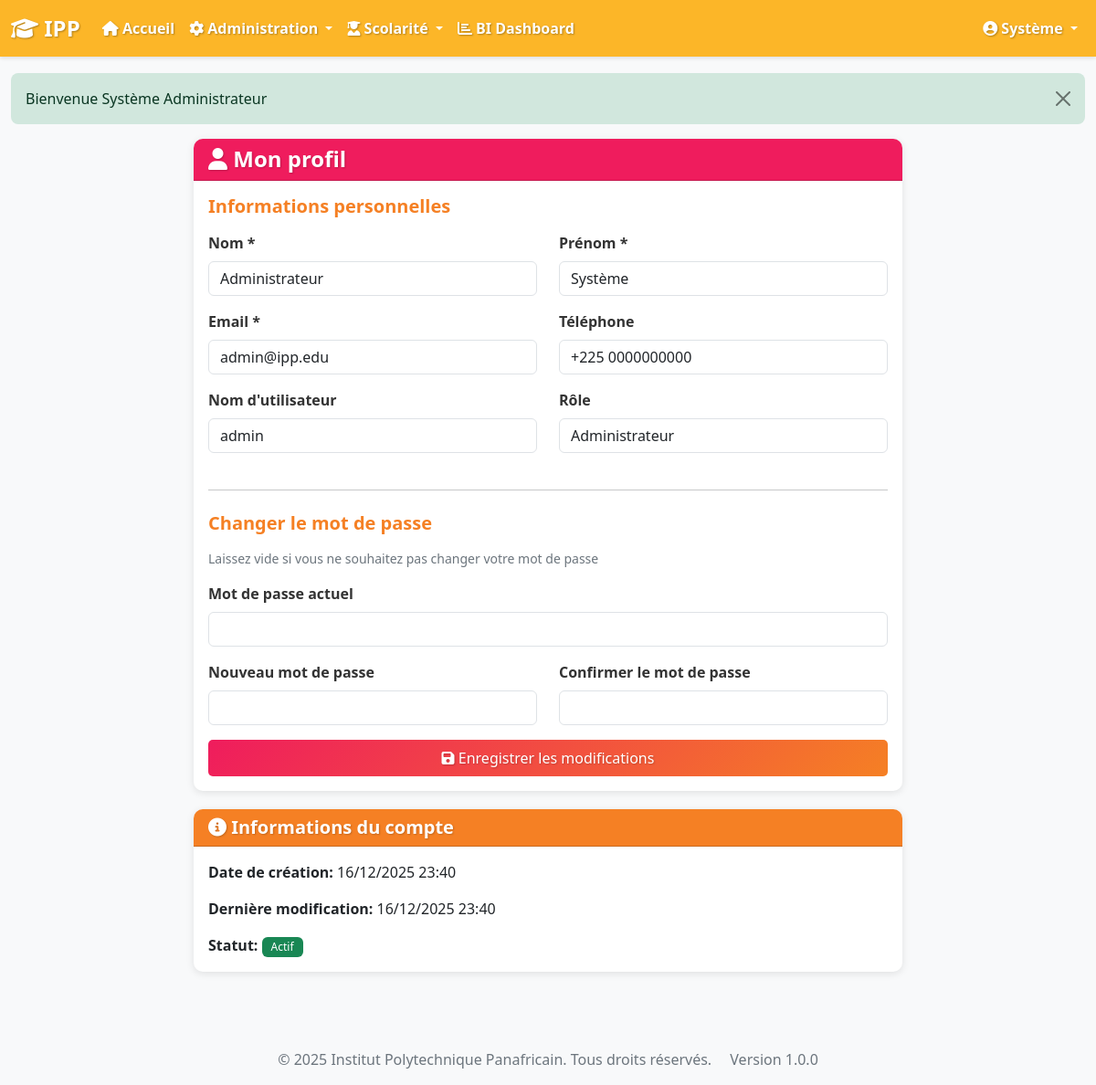
The app's page /profile.php (signed in) with its own data.
### tables this page shows
CREATE TABLE users (
    id INT AUTO_INCREMENT PRIMARY KEY,
    username VARCHAR(50) UNIQUE NOT NULL,
    email VARCHAR(100) UNIQUE NOT NULL,
    password VARCHAR(255) NOT NULL,
    role ENUM('admin', 'scolarite', 'enseignant', 'etudiant', 'direction') NOT NULL,
    nom VARCHAR(100) NOT NULL,
    prenom VARCHAR(100) NOT NULL,
    telephone VARCHAR(20),
    photo VARCHAR(255),
    statut ENUM('actif', 'inactif') DEFAULT 'actif',
    created_at TIMESTAMP DEFAULT CURRENT_TIMESTAMP,
    updated_at TIMESTAMP DEFAULT CURRENT_TIMESTAMP ON UPDATE CURRENT_TIMESTAMP,
    INDEX idx_role (role),
    INDEX idx_statut (statut)
);

### includes/functions.php (called while the page is built, shortened)
<?php
function is_logged_in() {
    return isset($_SESSION['user_id']) && !empty($_SESSION['user_id']);
}
function has_role($role) {
    if (is_array($role)) {
        return in_array($_SESSION['user_role'], $role);
    }
    return $_SESSION['user_role'] === $role;
}
function get_logged_user() {
    return [
        'id' => $_SESSION['user_id'],
        'username' => $_SESSION['username'],
        'role' => $_SESSION['user_role'],
        'nom' => $_SESSION['user_nom'] ?? '',
        'prenom' => $_SESSION['user_prenom'] ?? ''
    ];
}
function get_flash_message() {
    if (isset($_SESSION['flash_message'])) {
        $message = $_SESSION['flash_message'];
        $type = $_SESSION['flash_type'] ?? 'info';
        return ['message' => $message, 'type' => $type];
    }
    return null;
}
function format_date($date, $format = 'd/m/Y') {
    $timestamp = is_numeric($date) ? $date : strtotime($date);
    return date($format, $timestamp);
}

### includes/security.php (called while the page is built, shortened)
<?php
function escape_html($string) {
    return htmlspecialchars($string, ENT_QUOTES, 'UTF-8');
}

### profile.php (the view, shortened to what this page needs)
<?php
$db = Database::getInstance()->getConnection();
$stmt = $db->prepare("SELECT * FROM users WHERE id = ?");
$stmt->execute([$_SESSION['user_id']]);
$user = $stmt->fetch();
include 'includes/header.php';
?>
<div class="row">
    <div class="col-md-8 offset-md-2">
        <div class="card">
            <div class="card-header bg-primary text-white">
                <h4 class="mb-0"><i class="fas fa-user"></i> Mon profil</h4>
            </div>
            <div class="card-body">
                <form method="POST">
                    <h5 class="mb-3">Informations personnelles</h5>
                    <div class="row">
                        <div class="col-md-6 mb-3">
                            <label for="nom" class="form-label">Nom *</label>
                            <input type="text" class="form-control" id="nom" name="nom"
                                   value="<?php echo escape_html($user['nom']); ?>" required>
                        </div>
                        <div class="col-md-6 mb-3">
                            <label for="prenom" class="form-label">Prénom *</label>
                            <input type="text" class="form-control" id="prenom" name="prenom"
                                   value="<?php echo escape_html($user['prenom']); ?>" required>
                        </div>
                    </div>
                    <div class="row">
                        <div class="col-md-6 mb-3">
                            <label for="email" class="form-label">Email *</label>
                            <input type="email" class="form-control" id="email" name="email"
                                   value="<?php echo escape_html($user['email']); ?>" required>
                        </div>
                        <div class="col-md-6 mb-3">
                            <label for="telephone" class="form-label">Téléphone</label>
                            <input type="text" class="form-control" id="telephone" name="telephone"
                                   value="<?php echo escape_html($user['telephone']); ?>">
                        </div>
                    </div>
                    <div class="row">
                        <div class="col-md-6 mb-3">
                            <label class="form-label">Nom d'utilisateur</label>
                            <input type="text" class="form-control" value="<?php echo escape_html($user['username']); ?>" readonly>
                        </div>
                        <div class="col-md-6 mb-3">
                            <label class="form-label">Rôle</label>
                            <input type="text" class="form-control" value="<?php echo ROLES[$user['role']]; ?>" readonly>
                        </div>
                    </div>
                    <hr class="my-4">
                    <h5 class="mb-3">Changer le mot de passe</h5>
                    <p class="text-muted small">Laissez vide si vous ne souhaitez pas changer votre mot de passe</p>
                    <div class="mb-3">
                        <label for="current_password" class="form-label">Mot de passe actuel</label>
                        <input type="password" class="form-control" id="current_password" name="current_password">
                    </div>
                    <div class="row">
                        <div class="col-md-6 mb-3">
                            <label for="new_password" class="form-label">Nouveau mot de passe</label>
                            <input type="password" class="form-control" id="new_password" name="new_password">
                        </div>
                        <div class="col-md-6 mb-3">
                            <label for="confirm_password" class="form-label">Confirmer le mot de passe</label>
                            <input type="password" class="form-control" id="confirm_password" name="confirm_password">
                        </div>
                    </div>
                    <div class="d-grid gap-2">
                        <button type="submit" class="btn btn-primary">
                            <i class="fas fa-save"></i> Enregistrer les modifications
                        </button>
                    </div>
                </form>
            </div>
        </div>
        <div class="card mt-3">
            <div class="card-header bg-info text-white">
                <h5 class="mb-0"><i class="fas fa-info-circle"></i> Informations du compte</h5>
            </div>
            <div class="card-body">
                <p><strong>Date de création:</strong> <?php echo format_date($user['created_at'], 'd/m/Y H:i'); ?></p>
                <p><strong>Dernière modification:</strong> <?php echo format_date($user['updated_at'], 'd/m/Y H:i'); ?></p>
                <p class="mb-0"><strong>Statut:</strong>
                    <span class="badge bg-<?php echo $user['statut'] === 'actif' ? 'success' : 'secondary'; ?>">
                        <?php echo ucfirst($user['statut']); ?>
                    </span>
                </p>
            </div>
        </div>
    </div>
</div>
<?php include 'includes/footer.php'; ?>

### includes/header.php (shortened to what this page needs)
<?php
$current_user = get_logged_user();
?>
<!DOCTYPE html>
<html lang="fr">
<head>
    <link href="https://cdn.jsdelivr.net/npm/bootstrap@5.3.0/dist/css/bootstrap.min.css" rel="stylesheet">
    <link href="https://cdnjs.cloudflare.com/ajax/libs/font-awesome/6.4.0/css/all.min.css" rel="stylesheet">
    <link href="<?php echo BASE_URL; ?>/assets/css/style.css" rel="stylesheet">
</head>
<body>
    <nav class="navbar navbar-expand-lg navbar-dark bg-primary fixed-top">
        <div class="container-fluid">
            <a class="navbar-brand" href="<?php echo BASE_URL; ?>/index.php">
                <i class="fas fa-graduation-cap"></i> <?php echo APP_SHORT_NAME; ?>
            </a>
            <div class="collapse navbar-collapse" id="navbarNav">
                <ul class="navbar-nav me-auto">
                    <li class="nav-item">
                        <a class="nav-link" href="<?php echo BASE_URL; ?>/index.php">
                            <i class="fas fa-home"></i> Accueil
                        </a>
                    </li>
                    <?php if (has_role(['admin'])): ?>
                    <li class="nav-item dropdown">
                        <a class="nav-link dropdown-toggle" href="#" id="adminDropdown" role="button" data-bs-toggle="dropdown">
                            <i class="fas fa-cog"></i> Administration
                        </a>
                    </li>
                    <?php endif; ?>
                    <?php if (has_role(['admin', 'scolarite'])): ?>
                    <li class="nav-item dropdown">
                        <a class="nav-link dropdown-toggle" href="#" id="navbarScolarite" role="button" data-bs-toggle="dropdown">
                            <i class="fas fa-user-graduate"></i> Scolarité
                        </a>
                    </li>
                    <?php endif; ?>
                    <?php if (has_role(['admin', 'direction'])): ?>
                    <li class="nav-item">
                        <a class="nav-link" href="<?php echo BASE_URL; ?>/bi/dashboard.php">
                            <i class="fas fa-chart-bar"></i> BI Dashboard
                        </a>
                    </li>
                    <?php endif; ?>
                </ul>
                <ul class="navbar-nav">
                    <li class="nav-item dropdown">
                        <a class="nav-link dropdown-toggle" href="#" id="navbarUser" role="button" data-bs-toggle="dropdown">
                            <i class="fas fa-user-circle"></i> <?php echo $current_user['prenom']; ?>
                        </a>
                    </li>
                </ul>
            </div>
        </div>
    </nav>
    <?php if (has_role(['etudiant', 'enseignant'])): ?>
    <div class="d-flex" style="margin-top: 56px;">
        <div class="sidebar border-end" style="width: 280px; min-height: calc(100vh - 56px); position: fixed; top: 56px; left: 0; overflow-y: auto; background: linear-gradient(180deg, #ef1c5d 0%, #c71450 100%);">
            <div class="p-3">
                <?php if (has_role('enseignant')): ?>
                <div class="sidebar-header mb-4 pb-3" style="border-bottom: 1px solid rgba(255,255,255,0.2);">
                    <div class="d-flex align-items-center">
                        <div style="width: 45px; height: 45px; background: rgba(255,255,255,0.2); border-radius: 12px; display: flex; align-items: center; justify-content: center; margin-right: 12px;">
                            <i class="fas fa-chalkboard-teacher text-white"></i>
                        </div>
                        <div>
                            <h6 class="mb-0 text-white fw-bold" style="font-size: 0.9rem;">ESPACE ENSEIGNANT</h6>
                            <small style="color: rgba(255,255,255,0.7); font-size: 0.75rem;">Gestion pédagogique</small>
                        </div>
                    </div>
                </div>
                <nav class="nav flex-column">
                    <a class="nav-link sidebar-link" href="<?php echo BASE_URL; ?>/enseignant/classes.php">
                        <i class="fas fa-school"></i> Mes Classes
                    </a>
                    <a class="nav-link sidebar-link" href="<?php echo BASE_URL; ?>/enseignant/matieres.php">
                        <i class="fas fa-book"></i> Mes Matières
                    </a>
                    <a class="nav-link sidebar-link" href="<?php echo BASE_URL; ?>/enseignant/notes.php">
                        <i class="fas fa-edit"></i> Saisie des notes
                    </a>
                    <a class="nav-link sidebar-link" href="<?php echo BASE_URL; ?>/enseignant/emploi-du-temps.php">
                        <i class="fas fa-calendar-alt"></i> Emploi du temps
                    </a>
                    <a class="nav-link sidebar-link" href="<?php echo BASE_URL; ?>/enseignant/absences.php">
                        <i class="fas fa-calendar-times"></i> Absences
                    </a>
                    <a class="nav-link sidebar-link" href="<?php echo BASE_URL; ?>/enseignant/annonces.php">
                        <i class="fas fa-bullhorn"></i> Annonces d'absence
                    </a>
                    <a class="nav-link sidebar-link" href="<?php echo BASE_URL; ?>/enseignant/documents.php">
                        <i class="fas fa-file-upload"></i> Documents
                    </a>
                </nav>
                <?php endif; ?>
                <?php if (has_role('etudiant')): ?>
                <div class="sidebar-header mb-4 pb-3" style="border-bottom: 1px solid rgba(255,255,255,0.2);">
                    <div class="d-flex align-items-center">
                        <div style="width: 45px; height: 45px; background: rgba(255,255,255,0.2); border-radius: 12px; display: flex; align-items: center; justify-content: center; margin-right: 12px;">
                            <i class="fas fa-user-graduate text-white"></i>
                        </div>
                        <div>
                            <h6 class="mb-0 text-white fw-bold" style="font-size: 0.9rem;">MON ESPACE</h6>
                            <small style="color: rgba(255,255,255,0.7); font-size: 0.75rem;">Suivi académique</small>
                        </div>
                    </div>
                </div>
                <nav class="nav flex-column">
                    <a class="nav-link sidebar-link" href="<?php echo BASE_URL; ?>/etudiant/notes.php">
                        <i class="fas fa-chart-line"></i> Mes notes
                    </a>
                    <a class="nav-link sidebar-link" href="<?php echo BASE_URL; ?>/etudiant/bulletins.php">
                        <i class="fas fa-file-alt"></i> Bulletins
                    </a>
                    <a class="nav-link sidebar-link" href="<?php echo BASE_URL; ?>/etudiant/emploi-du-temps.php">
                        <i class="fas fa-calendar-alt"></i> Emploi du temps
                    </a>
                    <a class="nav-link sidebar-link" href="<?php echo BASE_URL; ?>/etudiant/absences.php">
                        <i class="fas fa-calendar-times"></i> Absences
                    </a>
                    <a class="nav-link sidebar-link" href="<?php echo BASE_URL; ?>/etudiant/documents.php">
                        <i class="fas fa-folder-open"></i> Documents
                    </a>
                    <a class="nav-link sidebar-link" href="<?php echo BASE_URL; ?>/etudiant/paiements.php">
                        <i class="fas fa-money-bill"></i> Paiements
                    </a>
                </nav>
                <?php endif; ?>
            </div>
        </div>
        <div class="flex-grow-1" style="margin-left: 280px;">
            <div class="container-fluid mt-4">
                <?php
                $flash = get_flash_message();
                if ($flash):
                    $alert_class = 'alert-' . ($flash['type'] === 'danger' ? 'danger' : ($flash['type'] === 'success' ? 'success' : 'info'));
                ?>
                <div class="alert <?php echo $alert_class; ?> alert-dismissible fade show" role="alert">
                    <?php echo $flash['message']; ?>
                    <button type="button" class="btn-close" data-bs-dismiss="alert"></button>
                </div>
                <?php endif; ?>
    <?php else: ?>
    <div class="container-fluid mt-4" style="padding-top: 56px;">
        <?php
        $flash = get_flash_message();
        if ($flash):
            $alert_class = 'alert-' . ($flash['type'] === 'danger' ? 'danger' : ($flash['type'] === 'success' ? 'success' : 'info'));
        ?>
        <div class="alert <?php echo $alert_class; ?> alert-dismissible fade show" role="alert">
            <?php echo $flash['message']; ?>
            <button type="button" class="btn-close" data-bs-dismiss="alert"></button>
        </div>
        <?php endif; ?>
    <?php endif; ?>

### records on screen
users: prenom "Système", nom "Administrateur", email "admin@ipp.edu", telephone "+225 0000000000", username "admin", role "Administrateur", created_at "16/12/2025 23:40", updated_at "16/12/2025 23:40", statut "Actif"

### other values on screen
APP_SHORT_NAME "IPP"
$flash['message'] "Bienvenue Système Administrateur"
APP_NAME "Institut Polytechnique Panafricain"
APP_VERSION "1.0.0"
